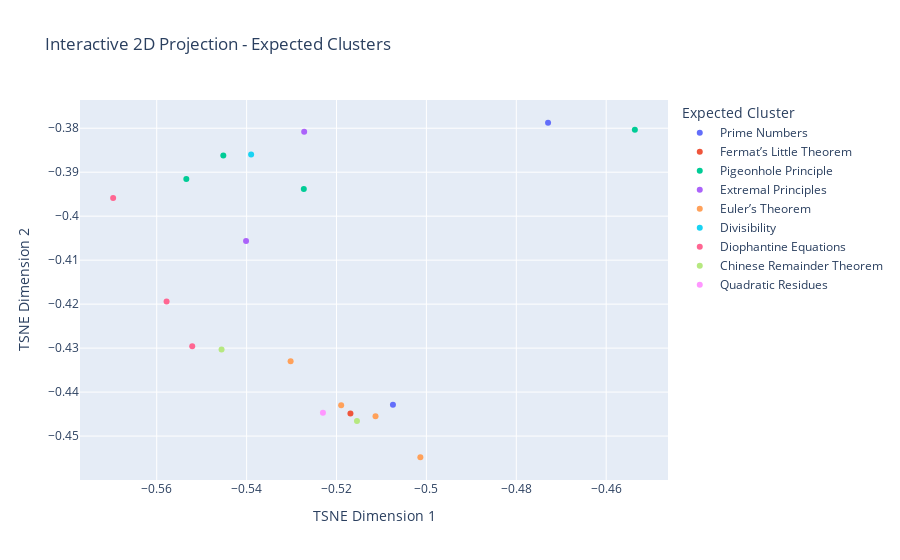
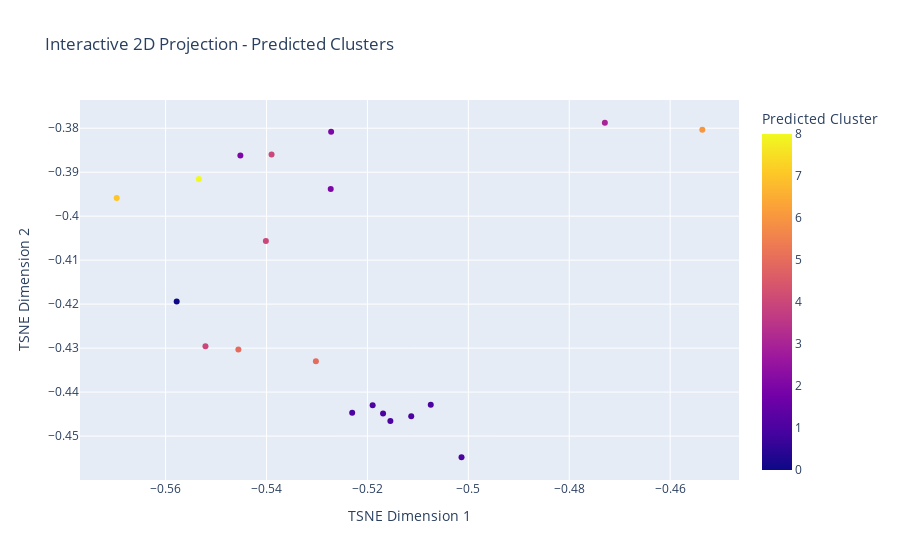

Notebook code for these charts, in order:
### Code cell
from sklearn.cluster import KMeans
from sklearn.metrics import adjusted_rand_score, normalized_mutual_info_score
import matplotlib.pyplot as plt
from sklearn.manifold import TSNE
import plotly.express as px

cluster_column = 'label'
text_column = 'text'
n_clusters = dataset['eval'].num_rows if cluster_column is None else len(dataset['eval'].unique(cluster_column))
if n_clusters > embeddings.shape[0]:
    n_clusters = embeddings.shape[0]

kmeans = KMeans(n_clusters=n_clusters, random_state=42, n_init=10)
predicted_clusters = kmeans.fit_predict(embeddings)

# Add predicted clusters back to the dataset['eval']
try:
    dataset['eval'] = dataset['eval'].add_column("predicted_cluster", predicted_clusters)
except Exception as _:
    pass

# Evaluate (Optional)
if cluster_column:
    true_clusters = dataset['eval'][cluster_column]
    ari = adjusted_rand_score(true_clusters, predicted_clusters)
    nmi = normalized_mutual_info_score(true_clusters, predicted_clusters)
    print(f"Adjusted Rand Index: {ari:.4f}")
    print(f"Normalized Mutual Information: {nmi:.4f}")

# 2D Projection using TSNE
tsne = TSNE(n_components=2, random_state=42, perplexity=min(30, len(embeddings) - 1))
reduced_embeddings = tsne.fit_transform(embeddings)

# Create DataFrames for plotting
plot_df = pd.DataFrame({'x': reduced_embeddings[:, 0],
                        'y': reduced_embeddings[:, 1],
                        'text': dataset['eval'][text_column],
                        'expected_cluster': dataset['eval'][cluster_column] if cluster_column else ['Unknown'] * len(embeddings),
                        'predicted_cluster': dataset['eval']['predicted_cluster']})

# --- Plot 1: Interactive Expected Clusters ---
fig_expected = px.scatter(plot_df,
                          x='x',
                          y='y',
                          color='expected_cluster',
                          hover_name='text',
                          title='Interactive 2D Projection - Expected Clusters',
                          labels={'expected_cluster': 'Expected Cluster',
                                  'x': 'TSNE Dimension 1',
                                  'y': 'TSNE Dimension 2'})
fig_expected.show()

# --- Plot 2: Interactive Predicted Clusters ---
fig_predicted = px.scatter(plot_df,
                           x='x',
                           y='y',
                           color='predicted_cluster',
                           hover_name='text',
                           title='Interactive 2D Projection - Predicted Clusters',
                           labels={'predicted_cluster': 'Predicted Cluster',
                                   'x': 'TSNE Dimension 1',
                                   'y': 'TSNE Dimension 2'})
fig_predicted.show()

### Figure 1 — Plotly figure (JSON) as saved in the notebook; plotly's stock layout.template omitted (floating-point values rounded to 4 significant figures)
{"data": [{"hovertemplate": "<b>%{hovertext}</b><br><br>Expected Cluster=Prime Numbers<br>TSNE Dimension 1=%{x}<br>TSNE Dimension 2=%{y}<extra></extra>", "hovertext": ["From (1) it follows that $A(x_{1}+y_{1})=p^{k-n\\alpha}$ , so, since $x_{1}+y_{1}>1$ and $A>1$ , both of these numbers are divisible by $p$ ; moreover, $x_{1}+y_{1}=p^{\\beta}$ for some natural number $\\beta$ .", "Assume that we have a prime $p$ such that $p|2^{n}+1$ and $p\\equiv-1$ (mod 8)"], "legendgroup": "Prime Numbers", "marker": {"color": "#636efa", "symbol": "circle"}, "mode": "markers", "name": "Prime Numbers", "orientation": "v", "showlegend": true, "type": "scatter", "x": [-0.4729, -0.5074], "xaxis": "x", "y": [-0.3788, -0.4429], "yaxis": "y"}, {"hovertemplate": "<b>%{hovertext}</b><br><br>Expected Cluster=Fermat’s Little Theorem<br>TSNE Dimension 1=%{x}<br>TSNE Dimension 2=%{y}<extra></extra>", "hovertext": ["If $p$ is prime, then $(p-1)! \\equiv -1 \\mod p$ by Wilson’s theorem, related to Fermat’s theorem."], "legendgroup": "Fermat’s Little Theorem", "marker": {"color": "#EF553B", "symbol": "circle"}, "mode": "markers", "name": "Fermat’s Little Theorem", "orientation": "v", "showlegend": true, "type": "scatter", "x": [-0.5169], "xaxis": "x", "y": [-0.4449], "yaxis": "y"}, {"hovertemplate": "<b>%{hovertext}</b><br><br>Expected Cluster=Pigeonhole Principle<br>TSNE Dimension 1=%{x}<br>TSNE Dimension 2=%{y}<extra></extra>", "hovertext": ["Let $S$ be the set of nonnegative integers less than $10^{n}$ whose decimal digits are all 0 or 1. Since $|S|=2^{n}>k$ , we can find two elements $a<b$ of $S$ which are congruent modulo $k$ , and $b-a$ only has the digits 8, 9, 0, 1 in its decimal representation.", "Among any 13 integers, there exist two whose difference is divisible by 12.", "Given 10 points in a unit square, some two are at most $\\sqrt{2}/3$ apart.", "Any subset of 55 numbers from 1 to 100 contains two numbers differing by 9."], "legendgroup": "Pigeonhole Principle", "marker": {"color": "#00cc96", "symbol": "circle"}, "mode": "markers", "name": "Pigeonhole Principle", "orientation": "v", "showlegend": true, "type": "scatter", "x": [-0.4536, -0.5452, -0.5273, -0.5534], "xaxis": "x", "y": [-0.3804, -0.3862, -0.3938, -0.3916], "yaxis": "y"}, {"hovertemplate": "<b>%{hovertext}</b><br><br>Expected Cluster=Extremal Principles<br>TSNE Dimension 1=%{x}<br>TSNE Dimension 2=%{y}<extra></extra>", "hovertext": ["By the pigeonhole principle, among any five integers, two will have a difference divisible by 4.", "The minimal positive integer $k$ such that $k!$ is divisible by $n$ is the maximal prime power in $n$."], "legendgroup": "Extremal Principles", "marker": {"color": "#ab63fa", "symbol": "circle"}, "mode": "markers", "name": "Extremal Principles", "orientation": "v", "showlegend": true, "type": "scatter", "x": [-0.5272, -0.5401], "xaxis": "x", "y": [-0.3808, -0.4056], "yaxis": "y"}, {"hovertemplate": "<b>%{hovertext}</b><br><br>Expected Cluster=Euler’s Theorem<br>TSNE Dimension 1=%{x}<br>TSNE Dimension 2=%{y}<extra></extra>", "hovertext": ["For $\\gcd(a,n)=1$, $a^{\\varphi(n)} \\equiv 1 \\mod n$ by Euler’s theorem.", "By Euler’s Theorem, $10^{\\varphi(f k)}\\equiv1$ (mod $f k$ )", "Using Euler’s theorem to find the inverse of $a$ modulo $n$ as $a^{\\varphi(n)-1} \\mod n$.", "To compute $3^{100} \\mod 14$, note $\\varphi(14)=6$, so $3^6 \\equiv 1 \\mod 14$, hence $3^{100} \\equiv 3^4 \\mod 14$."], "legendgroup": "Euler’s Theorem", "marker": {"color": "#FFA15A", "symbol": "circle"}, "mode": "markers", "name": "Euler’s Theorem", "orientation": "v", "showlegend": true, "type": "scatter", "x": [-0.519, -0.5113, -0.5302, -0.5013], "xaxis": "x", "y": [-0.443, -0.4455, -0.433, -0.4548], "yaxis": "y"}, {"hovertemplate": "<b>%{hovertext}</b><br><br>Expected Cluster=Divisibility<br>TSNE Dimension 1=%{x}<br>TSNE Dimension 2=%{y}<extra></extra>", "hovertext": ["In fact, every integer that is not divisible by 10 divides some element of $X$"], "legendgroup": "Divisibility", "marker": {"color": "#19d3f3", "symbol": "circle"}, "mode": "markers", "name": "Divisibility", "orientation": "v", "showlegend": true, "type": "scatter", "x": [-0.539], "xaxis": "x", "y": [-0.386], "yaxis": "y"}, {"hovertemplate": "<b>%{hovertext}</b><br><br>Expected Cluster=Diophantine Equations<br>TSNE Dimension 1=%{x}<br>TSNE Dimension 2=%{y}<extra></extra>", "hovertext": ["Solving $3x + 5y = 1$ using the extended Euclidean algorithm.", "Finding all primes $p$ such that $p = x^2 + 2y^2$.", "The equation $x^n + y^n = z^n$ has no nontrivial solutions for $n > 2$ (Fermat’s Last Theorem)."], "legendgroup": "Diophantine Equations", "marker": {"color": "#FF6692", "symbol": "circle"}, "mode": "markers", "name": "Diophantine Equations", "orientation": "v", "showlegend": true, "type": "scatter", "x": [-0.5697, -0.5521, -0.5578], "xaxis": "x", "y": [-0.3958, -0.4296, -0.4194], "yaxis": "y"}, {"hovertemplate": "<b>%{hovertext}</b><br><br>Expected Cluster=Chinese Remainder Theorem<br>TSNE Dimension 1=%{x}<br>TSNE Dimension 2=%{y}<extra></extra>", "hovertext": ["Solving $x \\equiv 2 \\mod 3$ and $x \\equiv 3 \\mod 5$ gives $x \\equiv 8 \\mod 15$.", "For pairwise coprime moduli, the system of congruences has a unique solution modulo the product."], "legendgroup": "Chinese Remainder Theorem", "marker": {"color": "#B6E880", "symbol": "circle"}, "mode": "markers", "name": "Chinese Remainder Theorem", "orientation": "v", "showlegend": true, "type": "scatter", "x": [-0.5154, -0.5456], "xaxis": "x", "y": [-0.4466, -0.4303], "yaxis": "y"}, {"hovertemplate": "<b>%{hovertext}</b><br><br>Expected Cluster=Quadratic Residues<br>TSNE Dimension 1=%{x}<br>TSNE Dimension 2=%{y}<extra></extra>", "hovertext": ["If $n$ is even, then $p\\equiv3$ (mod 4) and $\\left(\\frac{-1}{p}\\right)=1$ , a contradiction."], "legendgroup": "Quadratic Residues", "marker": {"color": "#FF97FF", "symbol": "circle"}, "mode": "markers", "name": "Quadratic Residues", "orientation": "v", "showlegend": true, "type": "scatter", "x": [-0.523], "xaxis": "x", "y": [-0.4447], "yaxis": "y"}], "layout": {"legend": {"title": {"text": "Expected Cluster"}, "tracegroupgap": 0}, "title": {"text": "Interactive 2D Projection - Expected Clusters"}, "xaxis": {"anchor": "y", "domain": [0, 1], "title": {"text": "TSNE Dimension 1"}}, "yaxis": {"anchor": "x", "domain": [0, 1], "title": {"text": "TSNE Dimension 2"}}}}

### Figure 2 — Plotly figure (JSON) as saved in the notebook; plotly's stock layout.template omitted (floating-point values rounded to 4 significant figures)
{"data": [{"hovertemplate": "<b>%{hovertext}</b><br><br>TSNE Dimension 1=%{x}<br>TSNE Dimension 2=%{y}<br>Predicted Cluster=%{marker.color}<extra></extra>", "hovertext": ["From (1) it follows that $A(x_{1}+y_{1})=p^{k-n\\alpha}$ , so, since $x_{1}+y_{1}>1$ and $A>1$ , both of these numbers are divisible by $p$ ; moreover, $x_{1}+y_{1}=p^{\\beta}$ for some natural number $\\beta$ .", "If $p$ is prime, then $(p-1)! \\equiv -1 \\mod p$ by Wilson’s theorem, related to Fermat’s theorem.", "Let $S$ be the set of nonnegative integers less than $10^{n}$ whose decimal digits are all 0 or 1. Since $|S|=2^{n}>k$ , we can find two elements $a<b$ of $S$ which are congruent modulo $k$ , and $b-a$ only has the digits 8, 9, 0, 1 in its decimal representation.", "By the pigeonhole principle, among any five integers, two will have a difference divisible by 4.", "The minimal positive integer $k$ such that $k!$ is divisible by $n$ is the maximal prime power in $n$.", "For $\\gcd(a,n)=1$, $a^{\\varphi(n)} \\equiv 1 \\mod n$ by Euler’s theorem.", "In fact, every integer that is not divisible by 10 divides some element of $X$", "Assume that we have a prime $p$ such that $p|2^{n}+1$ and $p\\equiv-1$ (mod 8)", "Solving $3x + 5y = 1$ using the extended Euclidean algorithm.", "Solving $x \\equiv 2 \\mod 3$ and $x \\equiv 3 \\mod 5$ gives $x \\equiv 8 \\mod 15$.", "Finding all primes $p$ such that $p = x^2 + 2y^2$.", "By Euler’s Theorem, $10^{\\varphi(f k)}\\equiv1$ (mod $f k$ )", "Among any 13 integers, there exist two whose difference is divisible by 12.", "Using Euler’s theorem to find the inverse of $a$ modulo $n$ as $a^{\\varphi(n)-1} \\mod n$.", "If $n$ is even, then $p\\equiv3$ (mod 4) and $\\left(\\frac{-1}{p}\\right)=1$ , a contradiction.", "For pairwise coprime moduli, the system of congruences has a unique solution modulo the product.", "Given 10 points in a unit square, some two are at most $\\sqrt{2}/3$ apart.", "Any subset of 55 numbers from 1 to 100 contains two numbers differing by 9.", "The equation $x^n + y^n = z^n$ has no nontrivial solutions for $n > 2$ (Fermat’s Last Theorem).", "To compute $3^{100} \\mod 14$, note $\\varphi(14)=6$, so $3^6 \\equiv 1 \\mod 14$, hence $3^{100} \\equiv 3^4 \\mod 14$."], "legendgroup": "", "marker": {"color": [3, 1, 6, 2, 4, 1, 4, 1, 7, 1, 4, 1, 2, 5, 1, 5, 2, 8, 0, 1], "coloraxis": "coloraxis", "symbol": "circle"}, "mode": "markers", "name": "", "orientation": "v", "showlegend": false, "type": "scatter", "x": [-0.4729, -0.5169, -0.4536, -0.5272, -0.5401, -0.519, -0.539, -0.5074, -0.5697, -0.5154, -0.5521, -0.5113, -0.5452, -0.5302, -0.523, -0.5456, -0.5273, -0.5534, -0.5578, -0.5013], "xaxis": "x", "y": [-0.3788, -0.4449, -0.3804, -0.3808, -0.4056, -0.443, -0.386, -0.4429, -0.3958, -0.4466, -0.4296, -0.4455, -0.3862, -0.433, -0.4447, -0.4303, -0.3938, -0.3916, -0.4194, -0.4548], "yaxis": "y"}], "layout": {"coloraxis": {"colorbar": {"title": {"text": "Predicted Cluster"}}, "colorscale": [[0, "#0d0887"], [0.1111, "#46039f"], [0.2222, "#7201a8"], [0.3333, "#9c179e"], [0.4444, "#bd3786"], [0.5556, "#d8576b"], [0.6667, "#ed7953"], [0.7778, "#fb9f3a"], [0.8889, "#fdca26"], [1, "#f0f921"]]}, "legend": {"tracegroupgap": 0}, "title": {"text": "Interactive 2D Projection - Predicted Clusters"}, "xaxis": {"anchor": "y", "domain": [0, 1], "title": {"text": "TSNE Dimension 1"}}, "yaxis": {"anchor": "x", "domain": [0, 1], "title": {"text": "TSNE Dimension 2"}}}}
